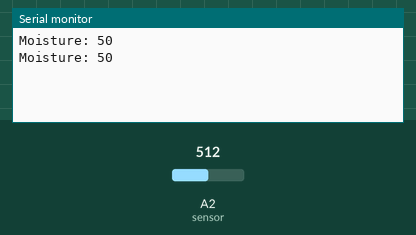
Simulated run of this sketch. Board: Arduino Uno, built with avr-gcc and run on an emulated ATmega328P. On the bench: the last lines printed to the serial monitor. Inputs (shaded band) come from the test bench; at power-on: A2 (sensor) = 512.

Above: at 2.8 s.
2.9 s: A2 (sensor) set to 716
At 5.0 s:
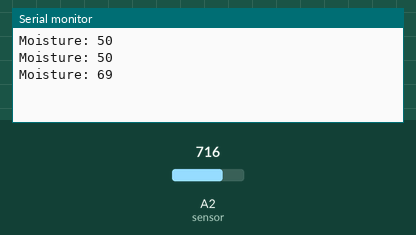
5.6 s: A2 (sensor) set to 900
At 6.6 s:
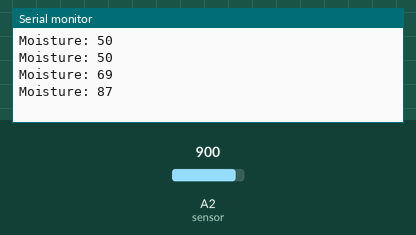
Timing chart, 0 to 8.6 s (numbered marks = the images above; inputs shaded):
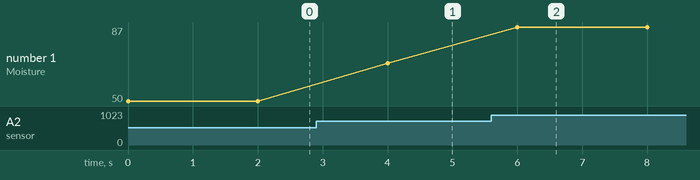

The sketch:

soilMoisture.ino
```cpp
int sensor = A2;

void setup() {
  Serial.begin(9600);
}

void loop() {
  int raw_value = analogRead(sensor);
  int moisture = map(raw_value, 0, 1023, 0, 100);

  Serial.print("Moisture: ");
  Serial.println(moisture);

  delay(2000);
}
```

Measured:
- after the input at 2.9 s, the serial monitor: prints a new line after 1.1 s (image 1)
- after the input at 5.6 s, the serial monitor: prints a new line after 0.40 s (image 2)
- plotted number 1: 50 → 69 after the input at 2.9 s, 69 → 87 after the input at 5.6 s
